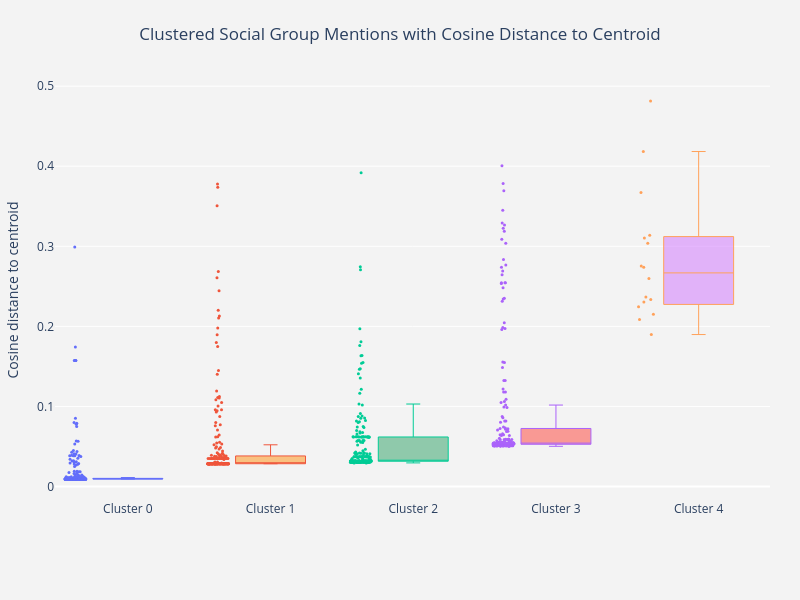

This figure's notebook cell:
### Code cell
def plot_cluster_boxplot_interactive(cluster_df, clusters, cluster_col='cluster', distance_col='distance_to_centroid', mention_col='mention'):
    cluster_df = cluster_df[cluster_df[cluster_col].isin(clusters)]
    cluster_ids = sorted(cluster_df[cluster_col].unique())
    colors = ['rgba(93, 164, 214, 0.5)', 'rgba(255, 144, 14, 0.5)', 'rgba(44, 160, 101, 0.5)',
              'rgba(255, 65, 54, 0.5)', 'rgba(207, 114, 255, 0.5)', 'rgba(127, 96, 0, 0.5)']
    
    # repeat colors if more clusters than colors
    colors = (colors * ((len(cluster_ids) // len(colors)) + 1))[:len(cluster_ids)]
    
    fig = go.Figure(layout=dict(width=800, height=600))
    
    for cid, color in zip(cluster_ids, colors):
        cluster_data = cluster_df[cluster_df[cluster_col] == cid]
        y_values = cluster_data[distance_col].values
        hover_texts = cluster_data[mention_col].values
        
        fig.add_trace(go.Box(
            y=y_values,
            name=f'Cluster {cid}',
            boxpoints='all',
            jitter=0.3,
            whiskerwidth=0.2,
            fillcolor=color,
            marker_size=3,
            line_width=1,
            text=hover_texts,
            hoverinfo='text+y'
        ))
    
    fig.update_layout(
        title=dict(
            text="Clustered Social Group Mentions with Cosine Distance to Centroid",
            x=0.5
        ),
        yaxis=dict(
            autorange=True,
            showgrid=True,
            zeroline=True,
            gridcolor='rgb(255, 255, 255)',
            gridwidth=1,
            zerolinecolor='rgb(255, 255, 255)',
            zerolinewidth=2,
            title="Cosine distance to centroid"
        ),
        paper_bgcolor='rgb(243, 243, 243)',
        plot_bgcolor='rgb(243, 243, 243)',
        margin=dict(l=40, r=30, t=80, b=100),
        showlegend=False
    )
    
    fig.show()

plot_cluster_boxplot_interactive(annotations_df, range(0, 5))

### Figure 1 — Plotly figure (JSON) as saved in the notebook; plotly's stock layout.template omitted (floating-point values rounded to 4 significant figures; data arrays with more than 128 entries replaced by an {"elided": "..."} marker saying what was removed)
{"data": [{"boxpoints": "all", "fillcolor": "rgba(93, 164, 214, 0.5)", "hoverinfo": "text+y", "jitter": 0.3, "line": {"width": 1}, "marker": {"size": 3}, "name": "Cluster 0", "text": {"elided": "314 str values"}, "type": "box", "whiskerwidth": 0.2, "y": {"elided": "314 float values"}}, {"boxpoints": "all", "fillcolor": "rgba(255, 144, 14, 0.5)", "hoverinfo": "text+y", "jitter": 0.3, "line": {"width": 1}, "marker": {"size": 3}, "name": "Cluster 1", "text": {"elided": "205 str values"}, "type": "box", "whiskerwidth": 0.2, "y": {"elided": "205 float values"}}, {"boxpoints": "all", "fillcolor": "rgba(44, 160, 101, 0.5)", "hoverinfo": "text+y", "jitter": 0.3, "line": {"width": 1}, "marker": {"size": 3}, "name": "Cluster 2", "text": {"elided": "206 str values"}, "type": "box", "whiskerwidth": 0.2, "y": {"elided": "206 float values"}}, {"boxpoints": "all", "fillcolor": "rgba(255, 65, 54, 0.5)", "hoverinfo": "text+y", "jitter": 0.3, "line": {"width": 1}, "marker": {"size": 3}, "name": "Cluster 3", "text": {"elided": "194 str values"}, "type": "box", "whiskerwidth": 0.2, "y": {"elided": "194 float values"}}, {"boxpoints": "all", "fillcolor": "rgba(207, 114, 255, 0.5)", "hoverinfo": "text+y", "jitter": 0.3, "line": {"width": 1}, "marker": {"size": 3}, "name": "Cluster 4", "text": ["Women in custody in our prisons", "Vulnerable girls", "women who have experienced domestic violence", "women in prison who have been victims of domestic violence", "pregnant workers", "sexually exploited trafficked women", "women accessing abortion clinics", "pregnant women", "women fleeing from domestic violence", "women being thrown out of work", "women who very often suffer from pay discrimination", "women affected by domestic violence", "women on lower incomes", "girls and women who have undergone FGM", "Women's aid groups", "these vulnerable women"], "type": "box", "whiskerwidth": 0.2, "y": [0.3037, 0.2153, 0.2244, 0.2737, 0.4815, 0.2753, 0.3138, 0.3104, 0.2337, 0.2366, 0.2305, 0.2087, 0.2599, 0.4184, 0.367, 0.1898]}], "layout": {"height": 600, "margin": {"b": 100, "l": 40, "r": 30, "t": 80}, "paper_bgcolor": "rgb(243, 243, 243)", "plot_bgcolor": "rgb(243, 243, 243)", "showlegend": false, "title": {"text": "Clustered Social Group Mentions with Cosine Distance to Centroid", "x": 0.5}, "width": 800, "yaxis": {"autorange": true, "gridcolor": "rgb(255, 255, 255)", "gridwidth": 1, "showgrid": true, "title": {"text": "Cosine distance to centroid"}, "zeroline": true, "zerolinecolor": "rgb(255, 255, 255)", "zerolinewidth": 2}}}
